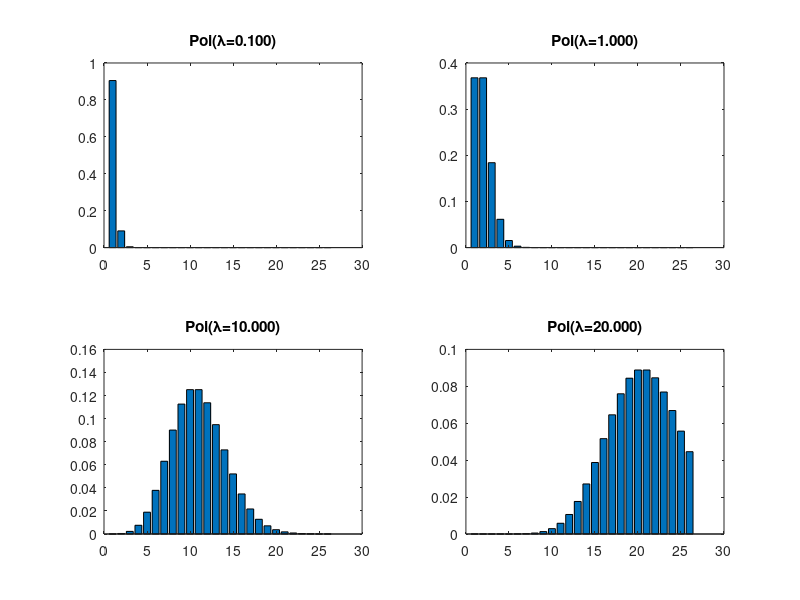

Recreate this plot in MATLAB.
%% Poisson Plot Demo
%
%%
lambdas = [0.1 1 10 20];
figure;
for i=1:4
  subplot(2,2,i)
  xs = 0:25;
  mu = poisspdf(xs, lambdas(i)); % stats toolbox
  h = bar(mu);
  title(sprintf('Poi(%s=%5.3f)', '\lambda', lambdas(i)))
end
